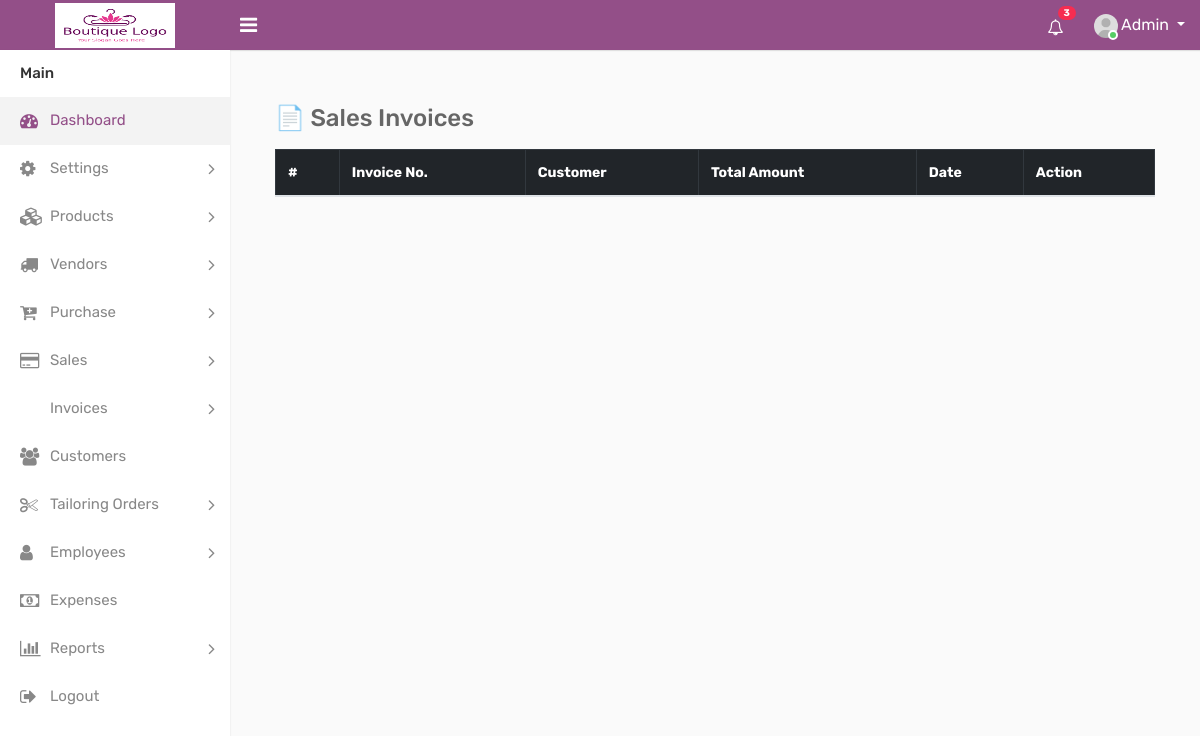
The page /invoices/sales/ (signed in) on the database as committed earlier.
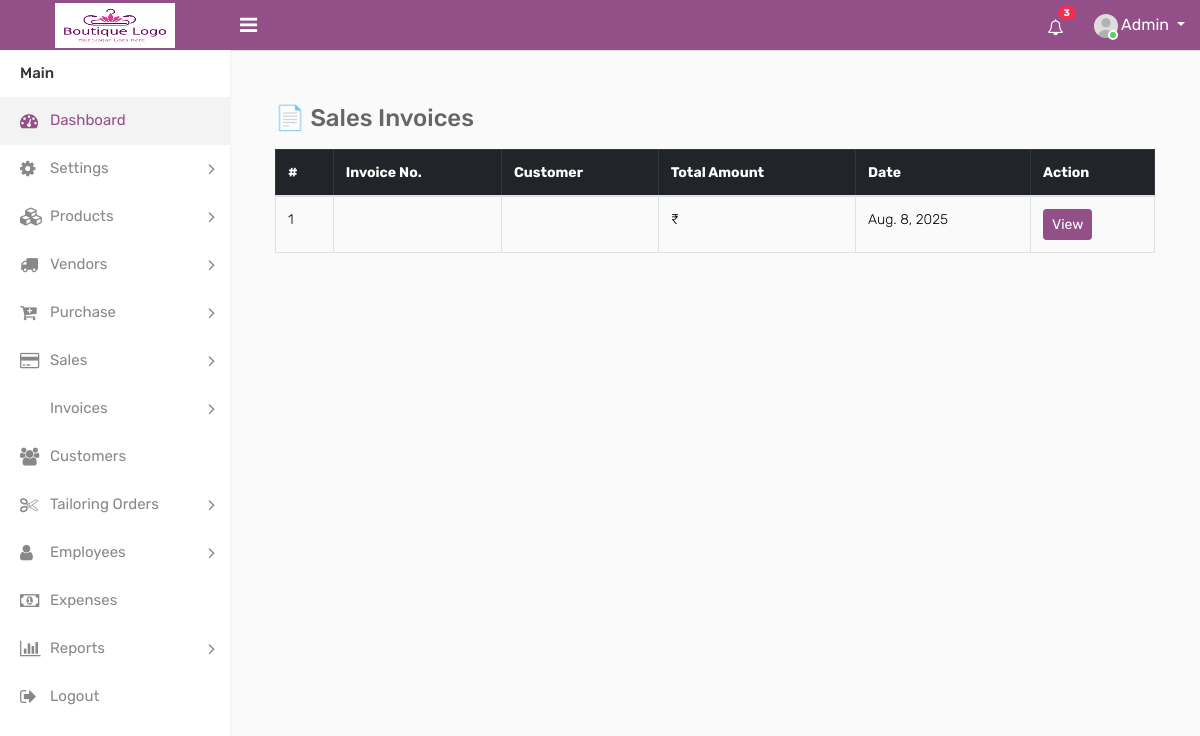
The same page on the database as committed later.
### B_App/models.py (models this page shows)
class Sale(models.Model):
    customer_name = models.ForeignKey(Customer,on_delete=models.CASCADE)
    sale_date = models.DateField(auto_now_add=True)
    payment_mode = models.CharField(max_length=50)
    payment_status = models.CharField(max_length=50)
    notes = models.TextField(blank=True, null=True)
    created_by = models.ForeignKey(User, on_delete=models.SET_NULL, null=True)

### B_App/views.py (the view)
# urls.py: path("invoices/sales/", sales_invoices, name="sales_invoices"),
@login_required
def sales_invoices(request):
    sales = Sale.objects.all().order_by('-sale_date')
    settings = ShopSettings.objects.first()
    return render(request, "invoices/sales_invoices.html", {'sales': sales,"settings":settings})

### B_App/context_processors.py (called while the page is built)
def global_settings(request):
    shop_settings = ShopSettings.objects.first()
    theme_settings = None
    if request.user.is_authenticated:
        try:
            theme_settings = ThemeSettings.objects.get(user=request.user)
        except ThemeSettings.DoesNotExist:
            theme_settings = None
    return {
        'settings': shop_settings,
        'theme': theme_settings
    }

### templates/invoices/sales_invoices.html
{% include 'navbar.html' %}
{% block content %}
<div class="container mt-4">
    <h3>📄 Sales Invoices</h3>
    <table class="table table-bordered mt-3">
        <thead class="table-dark">
            <tr>
                <th>#</th>
                <th>Invoice No.</th>
                <th>Customer</th>
                <th>Total Amount</th>
                <th>Date</th>
                <th>Action</th>
            </tr>
        </thead>
        <tbody>
            {% for s in sales %}
            <tr>
                <td>{{ forloop.counter }}</td>
                <td>{{ s.invoice_number }}</td>
                <td>{{ s.customer.name }}</td>
                <td>₹{{ s.total_amount }}</td>
                <td>{{ s.sale_date }}</td>
               <td>
                  <a href="{% url 'view_sales_invoice' s.id %}" class="btn btn-sm btn-primary">View</a>
               </td>
            </tr>
            {% endfor %}
        </tbody>
    </table>
</div>
{% endblock %}

Rows that differ between the two databases and show on the page:
added Sale: sale_date "Aug. 8, 2025"
